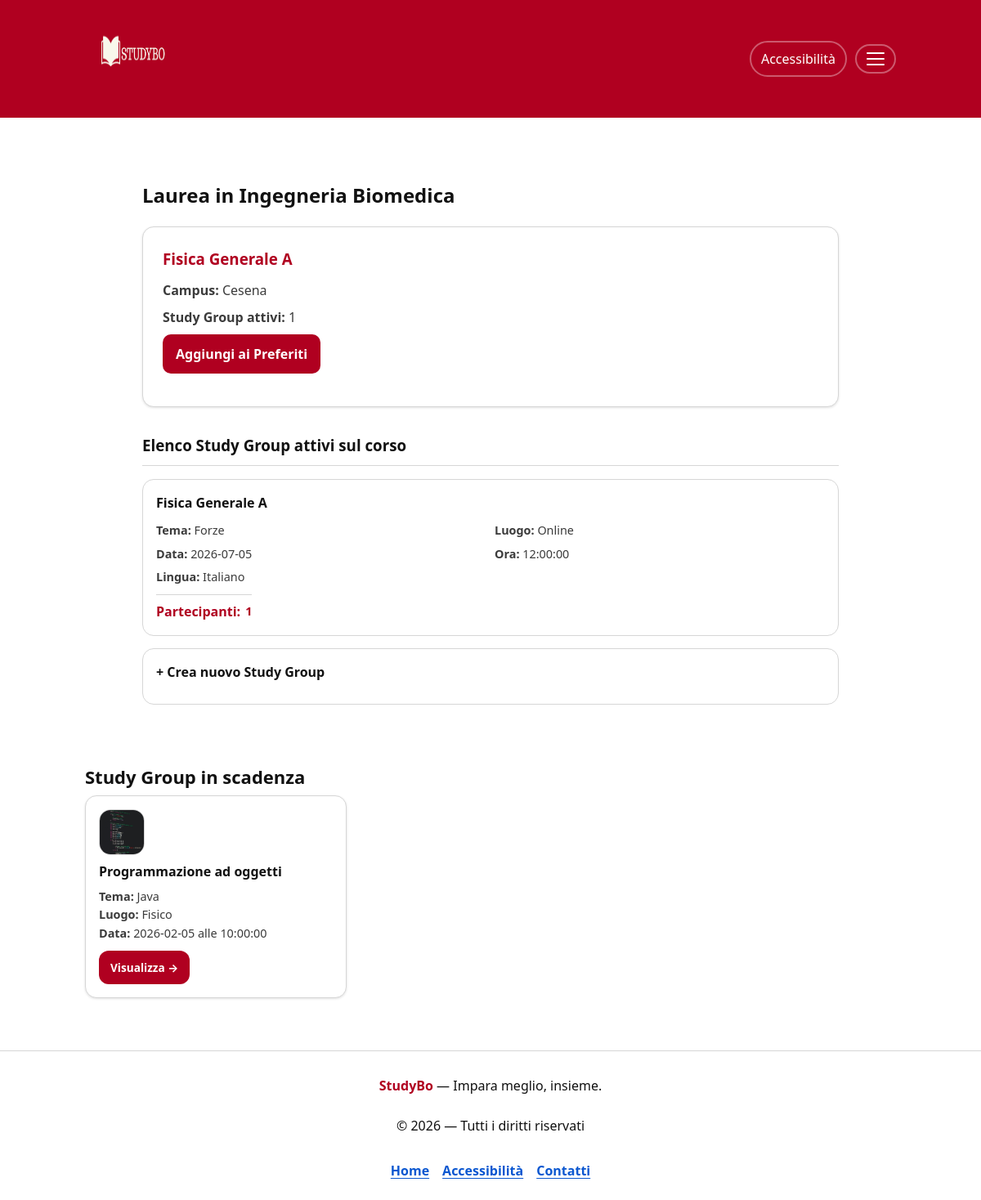
Page /esame.php?idcdl=2&idesame=18 (signed in) on the committed database.
### tables this page shows
CREATE TABLE `cdl` (
  `idcdl` int(11) NOT NULL,
  `nomecdl` char(200) NOT NULL,
  `sede` char(30) NOT NULL,
  `img` char(100) NOT NULL,
  `durata` int(11) NOT NULL,
  `descrizionecdl` longtext NOT NULL
);

CREATE TABLE `esame` (
  `idcdl` int(11) NOT NULL,
  `idesame` int(11) NOT NULL,
  `nomeesame` char(100) NOT NULL,
  `annoesame` int(11) NOT NULL,
  `imgesame` char(100) NOT NULL,
  `principale` tinyint(1) NOT NULL
);

CREATE TABLE `studygroup` (
  `idcdl` int(11) NOT NULL,
  `idesame` int(11) NOT NULL,
  `idstudygroup` int(11) NOT NULL,
  `idlingua` char(5) NOT NULL,
  `tema` char(30) NOT NULL,
  `luogo` char(20) NOT NULL,
  `dettaglioluogo` text NOT NULL,
  `data` date NOT NULL,
  `ora` time NOT NULL,
  `amministratoresg` char(100) NOT NULL
);

CREATE TABLE `lingua` (
  `idlingua` char(5) NOT NULL,
  `descrizionelingua` char(30) NOT NULL
);

### esame.php (called while the page is built, shortened)
<?php
require_once 'bootstrap.php';
$templateParams["esame"] = $dbh->getEsameById($_GET["idcdl"], $_GET["idesame"]);
if (isset($_SESSION["username"]) && isset($_GET["idcdl"]) && isset($_GET["idesame"]) && !empty($templateParams["esame"])) {
    $templateParams["amministratore"] = $dbh->isAdmin($_SESSION["username"])[0]["amministratore"];
    $templateParams["nomeutente"] = $dbh->getNameUser($_SESSION["username"])[0]["nome"];
} else {
    $templateParams["amministratore"] = 9;
    $templateParams["nomeutente"] = "";
}
if (isset($_GET["idcdl"]) && isset($_GET["idesame"]) && !empty($templateParams["esame"])) {
    $templateParams["cdlesame"] = $dbh->getNameCdlById($_GET["idcdl"]);
    $templateParams["titolo"] = "StudyBo - " . $templateParams["esame"][0]["nomeesame"];
    $templateParams["nome"] = "esame.php";
    $templateParams["studygrattivi"] = $dbh->getActiveStudyGroup($_GET["idcdl"], $_GET["idesame"]);
    $templateParams["lingua"] = $dbh->getLingua();
    $templateParams["partecipanti"] = $dbh->getPart($_GET["idcdl"], $_GET["idesame"]);
    $templateParams["stgresame"] = $dbh->getNumberSg($_GET["idcdl"], $_GET["idesame"]);
} else {
    $templateParams["nome"] = "erroreesame.php";
    $templateParams["titolo"] = "StudyBo - Esame non esistente";
}
$templateParams["studygroupscadenza"] = $dbh->getStGrScad();
require 'template/base.php';
?>

### db/DatabaseHelper.php (called while the page is built, shortened)
<?php
class DatabaseHelper {
    private $db;
    public function __construct($servername, $username, $password, $dbname, $port){
        $this->db = new mysqli($servername, $username, $password, $dbname, $port);
    }
    public function isAdmin($u){
        $stmt = $this->db->prepare("SELECT amministratore FROM user WHERE username = ?");
        $stmt->bind_param('s', $u);
        $stmt->execute();
        return $stmt->get_result()->fetch_all(MYSQLI_ASSOC);
    }
    public function getUser($u){
        $stmt = $this->db->prepare("SELECT * FROM user WHERE username = ?");
        $stmt->bind_param('s', $u);
        $stmt->execute();
        return $stmt->get_result()->fetch_all(MYSQLI_ASSOC);
    }
    public function getNameUser($u){ return $this->getUser($u); }
    public function getCdlById($id){
        $stmt = $this->db->prepare("SELECT * FROM cdl WHERE idcdl = ?");
        $stmt->bind_param('i', $id);
        $stmt->execute();
        return $stmt->get_result()->fetch_all(MYSQLI_ASSOC);
    }
    public function getEsameById($idcdl, $idesame = null){
        if($idesame === null){
            $stmt = $this->db->prepare("SELECT * FROM esame WHERE idesame = ?");
            $stmt->bind_param('i', $idcdl);
        } else {
            $stmt = $this->db->prepare("SELECT * FROM esame WHERE idcdl = ? AND idesame = ?");
            $stmt->bind_param('ii', $idcdl, $idesame);
        }
        $stmt->execute();
        return $stmt->get_result()->fetch_all(MYSQLI_ASSOC);
    }
    public function getLingua(){ return $this->db->query("SELECT * FROM lingua")->fetch_all(MYSQLI_ASSOC); }
    public function getNameCdlById($id){
        return $this->getCdlById($id);
    }
    public function getActiveStudyGroup($idcdl, $idesame){
        $query = "SELECT *
                FROM studygroup
                WHERE idcdl = ? AND idesame = ?
                    AND data >= CURRENT_DATE";
        $stmt = $this->db->prepare($query);
        $stmt->bind_param('ii', $idcdl, $idesame);
        $stmt->execute();
        return $stmt->get_result()->fetch_all(MYSQLI_ASSOC);
    }
    public function getPart($idcdl, $idesame){
        $query = "SELECT * FROM adesione WHERE idcdl = ? AND idesame = ?";
        $stmt = $this->db->prepare($query);
        $stmt->bind_param('ii', $idcdl, $idesame);
        $stmt->execute();
        $result = $stmt->get_result();
        return $result->fetch_all(MYSQLI_ASSOC);
    }
}
?>

### bootstrap.php (called while the page is built, shortened)
<?php
require_once 'db/DatabaseHelper.php';
$dbh = new DatabaseHelper(DB_HOST, DB_USER, DB_PASS, DB_NAME, DB_PORT);
?>

### template/esame.php (the view, shortened to what this page needs)
<section class="esame">
    <h2><?php echo $templateParams["cdlesame"][0]["nomecdl"]; ?></h2>
    <div class="card-esame">
        <div class="card-text">
            <h3><?php echo $templateParams["esame"][0]["nomeesame"]; ?></h3>
            <ul>
                <li><strong>Campus:</strong> <?php echo $templateParams["cdlesame"][0]["sede"]; ?></li>
                <li><strong>Study Group attivi:</strong> <?php echo $templateParams["stgresame"][0]["numsg"]; ?></li>
                <?php if(isset($_SESSION["username"])): ?>
                    <li><button type="button" onclick="addPreferenza()">Aggiungi ai Preferiti</button></li>
                <?php endif; ?>
            </ul>
        </div>
    </div>
    <div class="study-gr-corso">
        <h3>Elenco Study Group attivi sul corso</h3>
        <?php foreach($templateParams["studygrattivi"] as $studygr): ?>
            <a href="studygroup.php?idcdl=<?php echo $_GET["idcdl"]; ?>&idesame=<?php echo $_GET["idesame"]; ?>&idstudygroup=<?php echo $studygr["idstudygroup"]; ?>">
                <div class="card-study-gr">
                    <div class="card-stGr-text">
                        <h4><?php echo $templateParams["esame"][0]["nomeesame"]; ?></h4>
                        <ul>
                            <li><strong>Tema:</strong> <?php echo $studygr["tema"]; ?></li>
                            <li><strong>Luogo:</strong> <?php echo $studygr["luogo"]; ?></li>
                            <li><strong>Data:</strong> <?php echo $studygr["data"]; ?></li>
                            <li><strong>Ora:</strong> <?php echo $studygr["ora"]; ?></li>
                            <li><strong>Lingua:</strong>
                                <?php foreach($templateParams["lingua"] as $lingua): ?>
                                    <?php if($lingua["idlingua"] == $studygr["idlingua"]) echo $lingua["descrizionelingua"]; ?>
                                <?php endforeach; ?>
                            </li>
                        </ul>
                        <div class="part-stGr">
                            <span>Partecipanti: </span>
                            <div class="conta-part">
                                <?php
                                $p = 0;
                                if(!empty($templateParams["partecipanti"])){
                                    foreach($templateParams["partecipanti"] as $partecipante) {
                                        if($partecipante["idstudygroup"] == $studygr["idstudygroup"]) $p++;
                                    }
                                }
                                echo $p;
                                ?>
                            </div>
                        </div>
                    </div>
                </div>
            </a>
        <?php endforeach; ?>
        <a href="crea-sg.php?idcdl=<?php echo $_GET["idcdl"]; ?>&idesame=<?php echo $_GET["idesame"]; ?>">
            <div class="card-study-gr">
                <div class="card-stGr-text">
                    <h4>+ Crea nuovo Study Group</h4>
                </div>
            </div>
        </a>
    </div>
</section>

### template/base.php (shortened to what this page needs)
<!DOCTYPE html>
<html lang="it">
<head>
    <link rel="stylesheet" href="style.css?v=1.1"/>
    </head>
<body onload="typeof checkNotifica === 'function' && checkNotifica()">
    <?php include __DIR__ . '/../header.php'; ?>
    <main class="pagina" id="contenuto">
        <?php
        if (isset($templateParams["nome"])) {
            $view = __DIR__ . '/' . ltrim($templateParams["nome"], '/\\');
            require $view;
        }
        ?>
        <?php if(isset($templateParams["studygroupscadenza"]) && !empty($templateParams["studygroupscadenza"])): ?>
        <section class="sezione" aria-labelledby="scadenze-sidebar-title">
            <div class="section-head">
                <h2 id="scadenze-sidebar-title">Study Group in scadenza</h2>
            </div>
            <div class="griglia-corsi">
                <?php foreach($templateParams["studygroupscadenza"] as $cardstudygr): ?>
                    <article class="card-corso">
                        <div class="card-icon">
                            <img src="img/esami/<?php echo $cardstudygr["imgesame"]; ?>" alt="">
                        </div>
                        <h3 class="card-title"><?php echo e($cardstudygr["nomeesame"]); ?></h3>
                        <ul class="card-meta">
                            <li><strong>Tema:</strong> <?php echo e($cardstudygr["tema"]); ?></li>
                            <li><strong>Luogo:</strong> <?php echo e($cardstudygr["luogo"]); ?></li>
                            <li><strong>Data:</strong> <?php echo e($cardstudygr["data"]); ?> alle <?php echo e($cardstudygr["ora"]); ?></li>
                        </ul>
                        <a class="btn-primary btn-small" href="studygroup.php?idcdl=<?php echo $cardstudygr["idcdl"]; ?>&idesame=<?php echo $cardstudygr["idesame"]; ?>&idstudygroup=<?php echo $cardstudygr["idstudygroup"]; ?>">Visualizza →</a>
                    </article>
                <?php endforeach; ?>
            </div>
        </section>
        <?php endif; ?>
    </main>
    <?php include __DIR__ . '/../footer.php'; ?>
</body>
</html>

### style.css (style rules this page uses)
:root { --bg: #ffffff; --text: #111111; --muted: #3b3b3b; --border: #d6d6d6; --surface: #ffffff; --surface-2: #fafafa; --light-gray: #f7f7f7; --brand-dark: #8b0018; --text-main: var(--text); --text-muted: var(--muted); --bg-white: var(--bg); --footer-bg: var(--bg); --brand: #B00020; --brand-contrast: #ffffff; --link: #0b57d0; --radius: 14px; --shadow: 0 1px 3px rgba(0,0,0,.12); --maxw: 1040px; --font: system-ui, -apple-system, Segoe UI, Roboto, Arial, sans-serif; --font-scale: 1; --space-1: 8px; --space-2: 12px; --space-3: 16px; --space-4: 24px; --space-5: 32px; }
* { box-sizing: border-box; }
html { font-size: calc(16px * var(--font-scale)); font-family: var(--font); color: var(--text); background: var(--bg); }
body { margin: 0; line-height: 1.55; }
img { max-width: 100%; height: auto; display: block; }
a { color: var(--link); text-underline-offset: 3px; }
button { font: inherit; }
.pagina { max-width: var(--maxw); margin: 0 auto; padding: var(--space-5) var(--space-4); }
.btn-primary { background: var(--brand); color: var(--brand-contrast); border: 2px solid transparent; border-radius: 12px; padding: 12px 14px; cursor: pointer; font-weight: 700; text-decoration: none; display: inline-block; }
.btn-small { display: inline-block; padding: 10px 12px; text-decoration: none; }
.sezione { margin-top: var(--space-5); }
.section-head h2 { margin: 0 0 6px 0; font-size: 22px; }
.griglia-corsi { display: grid; grid-template-columns: repeat(3, minmax(0, 1fr)); gap: var(--space-3); }
.card-corso, .card-scadenza { border: 1px solid var(--border); border-radius: var(--radius); box-shadow: var(--shadow); background: #fff; padding: var(--space-3); overflow: hidden; }
.card-icon { width: 56px; height: 56px; border-radius: 14px; border: 1px solid var(--border); overflow: hidden; margin-bottom: 10px; }
.card-icon img { width: 100%; height: 100%; object-fit: cover; }
.card-title { margin: 0 0 6px 0; font-size: 16px; line-height: 1.25; }
.card-meta { margin: 0 0 4px 0; color: var(--muted); }
.part-stGr { display: flex; align-items: center; gap: 6px; margin-top: 10px; padding-top: 8px; border-top: 1px solid var(--border); }
.conta-part { font-weight: 700; font-size: 0.9rem; color: var(--brand); }
.card-meta { margin: 10px 0; font-size: 0.9rem; color: var(--muted); }
ul.card-meta, ol.card-meta { list-style: none; padding: 0; }
.btn-small { padding: 8px 12px; font-size: 0.85rem; }
.esame { max-width: 900px; margin: 0 auto; padding: var(--space-4); }
.esame .card-esame { display: flex; gap: var(--space-3); background: var(--bg); border: 1px solid var(--border); border-radius: var(--radius); box-shadow: var(--shadow); overflow: hidden; margin-bottom: var(--space-5); }
.esame .card-esame .card-text { padding: var(--space-4); flex: 1; }
.esame .card-esame h3 { margin: 0 0 var(--space-2) 0; color: var(--brand); }
.esame .card-esame ul { list-style: none; padding: 0; margin: 0 0 var(--space-3) 0; display: grid; gap: 8px; }
.esame .card-esame li { color: var(--muted); }
.esame .card-esame button { background: var(--brand); color: var(--brand-contrast); border: 2px solid transparent; padding: 10px 14px; border-radius: 10px; cursor: pointer; font-weight: 700; }
.esame .study-gr-corso h3 { margin: 0 0 var(--space-3) 0; border-bottom: 1px solid var(--border); padding-bottom: 10px; }
.esame .study-gr-corso a { text-decoration: none; color: inherit; display: block; margin-bottom: 15px; }
.esame .card-study-gr { display: flex; align-items: center; gap: var(--space-3); background: var(--bg); border: 1px solid var(--border); border-radius: var(--radius); padding: var(--space-3); transition: transform 0.2s ease, box-shadow 0.2s ease, border-color 0.2s ease; }
.esame .card-stGr-text { flex: 1; }
.esame .card-stGr-text h4 { margin: 0 0 10px 0; }
.esame .card-stGr-text ul { display: grid; grid-template-columns: 1fr 1fr; list-style: none; padding: 0; margin: 0; font-size: 0.9rem; color: var(--muted); gap: 6px 10px; }
.esame .part-stGr { display: inline-flex; align-items: center; gap: 6px; margin-top: 10px; padding-top: 8px; border-top: 1px solid var(--border); font-weight: 800; color: var(--brand); }

### rows in the picture
cdl: nomecdl "Laurea in Ingegneria Biomedica", sede "Cesena"
esame: nomeesame "Fisica Generale A"
studygroup: tema "Forze", luogo "Online", data "2026-07-05", ora "12:00:00", p "1"
lingua: descrizionelingua "Italiano"
studygroup: esame.imgesame (picture), esame.nomeesame "Programmazione ad oggetti", tema "Java", luogo "Fisico", data "2026-02-05", ora "10:00:00"

### other values in the picture
$templateParams["stgresame"][0]["numsg"] "1"
